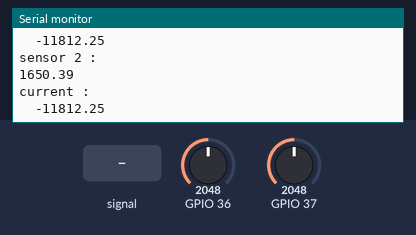
Recording of a sketch running on a simulated ESP32. On the bench: the last lines printed to the serial monitor. The inputs (shaded band) are chosen by the test bench; at power-on: GPIO 36 = 2048, GPIO 37 = 2048.

Above: at 1.5 s.
1.6 s: GPIO 36 fed a 200 Hz sine of ±327 counts around its level
3.1 s: GPIO 36 set to 2468
At 3.24 s:
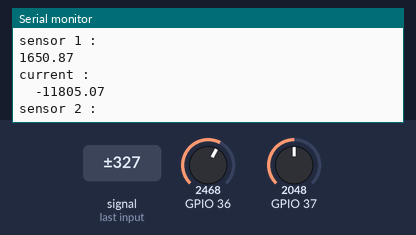
4.6 s: GPIO 37 set to 2480
At 6.0 s:
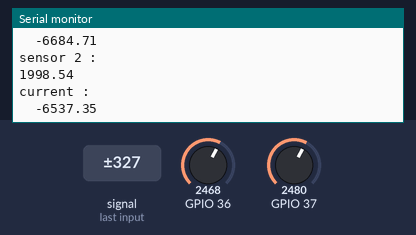
6.1 s: GPIO 36 set to 2400
At 6.42 s:
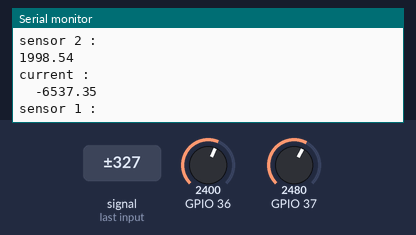
7.6 s: GPIO 37 set to 2388
At 8.5 s:
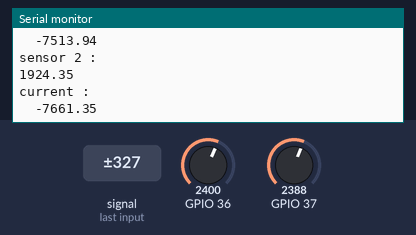
Timing chart, 0 to 10.1 s (numbered marks = the images above; inputs shaded):
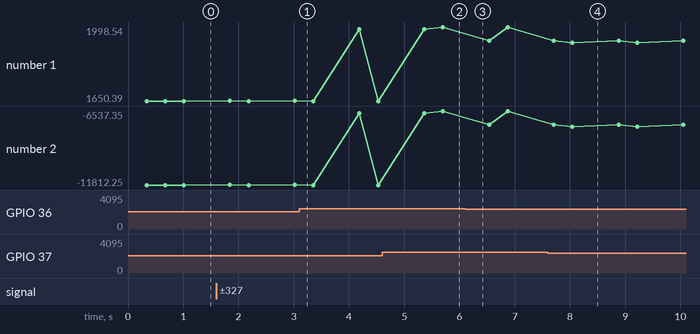

The sketch:

currentsensor.ino
```cpp
float currentFunc( int pin) {
    float currentValue=0;
    float current = 0;
    for(int i =0; i < 3000 ; i++)
  {
    currentValue+= (3.3/4095)*analogRead(pin); //currentPin4uncleanedpanel

  }
  //Serial.println(currentValue);

  currentValue=(currentValue/3000)*1000;
  Serial.println(currentValue);
  if(currentValue >= 2428 && currentValue <=2440) {
    currentValue = 2430;
  }
  current = ((currentValue - 2430 )/0.066);
  Serial.println("current : ");
  Serial.printf("\t%.2f\n",current);
  return current;
}
void setup() {
  Serial.begin(9600);
  currentFunc(A1);

}
void loop () {
  Serial.println("sensor 1 : ");
 currentFunc(A0);
 Serial.println("sensor 2 : ");
 currentFunc(A1);
 delay(500);
}
//float  vin = (vout / (R2/(R1+R2)) )

int currentCheck(int pin) {
  int temp = currentFunc(pin);
    if(temp || temp >13) {
      return 0;
    }else {
      return 1;
    }
}
```

Measured:
- after the input at 4.6 s, the serial monitor: prints a new line after 1.1 s (image 2)
- after the input at 7.6 s, the serial monitor: prints a new line after 0.44 s (image 4)
- plotted number 1: 1650.39 → 1650.87 after the input at 1.6 s, 1650.39 → 1998.54 after the input at 4.6 s
- plotted number 2: -11812.25 → -11805.07 after the input at 1.6 s, -11812.25 → -6537.35 after the input at 4.6 s
